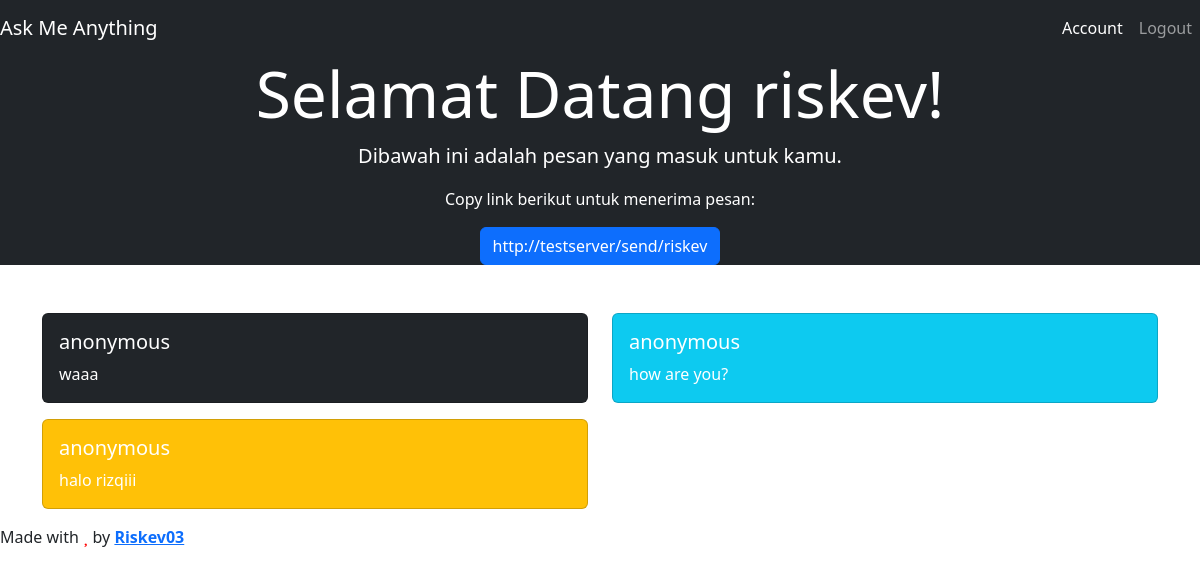
Page /account (signed in) on the earlier database version.
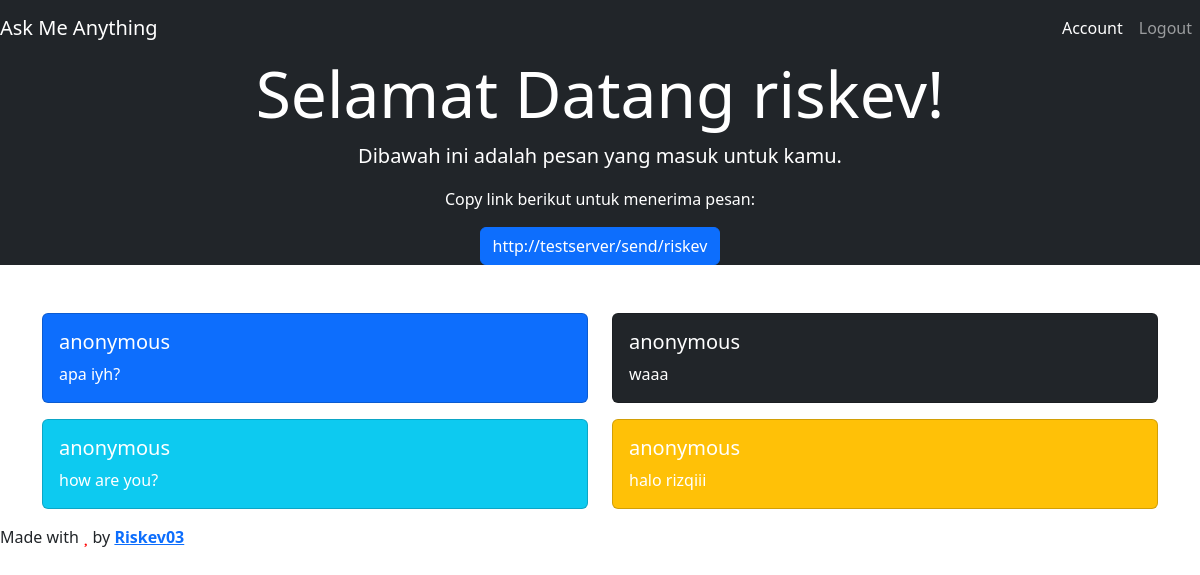
Same page on the later database version.
### ama/models.py (models this page shows, shortened)
class User(db.Model,UserMixin):
    id = db.Column(db.Integer(), primary_key=True)
    username = db.Column(db.String(length=30),nullable=False)
    email = db.Column(db.String(length=30),nullable=False)
    password_hash = db.Column(db.String(length=30),nullable=False)
    messages = db.relationship('Message', backref='user')
    @property
    def password(self):
        return self.password

class Message(db.Model):
    id = db.Column(db.Integer(),primary_key=True)
    name = db.Column(db.String(),nullable=False)
    message = db.Column(db.String(),nullable=False)
    bg_color = db.Column(db.String(length=20),nullable=False)
    user_id = db.Column(db.Integer, db.ForeignKey('user.id'))

### ama/routes.py (the view)
@app.route('/account',methods=['POST','GET'])
@login_required
def user_page():
    session['url'] = url_for('user_page')
    return render_template('user_page.html')

### ama/models.py (called while the page is built)
@login_manager.user_loader
def load_user(user_id):
    return User.query.get(int(user_id))

### ama/templates/user_page.html (shortened to what this page needs)
{% extends 'index.html' %}
{% block content %}
   <section id="header" class="jumbotron text-center bg-dark text-white">
     <h1 class="display-3">Selamat Datang {{current_user.username}}!</h1>
     <p class="lead">Dibawah ini adalah pesan yang masuk untuk kamu.</p>
     <p>Copy link berikut untuk menerima pesan: </p>
     <button class="btn btn-primary" onclick="copyToClipboard('#user_link')"><a id="user_link"></a></button>
</section>
<br><br>
<div class="container">
  <div id = 'cards' class="row">
  {% include 'includes/card.html' %}
 </div>
</div>
{% endblock %}

### ama/templates/index.html (shortened to what this page needs)
<!doctype html>
<html lang="en">
   <head>
      <link href="https://cdn.jsdelivr.net/npm/bootstrap@5.2.3/dist/css/bootstrap.min.css" rel="stylesheet">
      <link rel="stylesheet" href="https://cdnjs.cloudflare.com/ajax/libs/toastr.js/latest/toastr.min.css">
      <link rel="stylesheet" href="{{url_for('static',filename='css/style.css')}}">
   </head>
   <body >
      <nav class="navbar navbar-expand-md navbar-dark bg-dark">
         <a class="navbar-brand" href="{{url_for('home_page')}}">Ask Me Anything</a>
         <div class="collapse navbar-collapse" id="navbarNav">
            <ul class="navbar-nav ms-auto">
               {%if current_user.is_authenticated%}
               <li class="nav-item">
                  <a class="nav-link {{'active' if request.path == url_for('user_page')}}" href="{{url_for('user_page')}}">Account</a>
               </li>
               <li class="nav-item">
                  <a class="nav-link" href="{{url_for('logout_page')}}">Logout</a>
               </li>
               {%endif%}
            </ul>
         </div>
      </nav>
      {%block content%}{%endblock%}
      <div id="footer">
         <p>Made with <i class="fa-solid fa-heart" style="color:red"></i> by <a class='githublink' href="https://github.com/RiskevO3" target="_blank"><b>Riskev03</b></a></p>
      </div>
   </body>
</html>

### ama/templates/includes/card.html (shortened to what this page needs)
{% for message in current_user.messages|reverse %}
<div class="col-sm-6 mb-3 text-white">
  <div class="card {{message.bg_color}}">
    <div class="card-body">
      <h5 class="card-title">{{message.name}}</h5>
      <p class="card-text">{{message.message}}</p>
    </div>
  </div>
</div>
{% endfor %}

Differences in the rows shown:
added Message: name "anonymous", message "apa iyh?"
